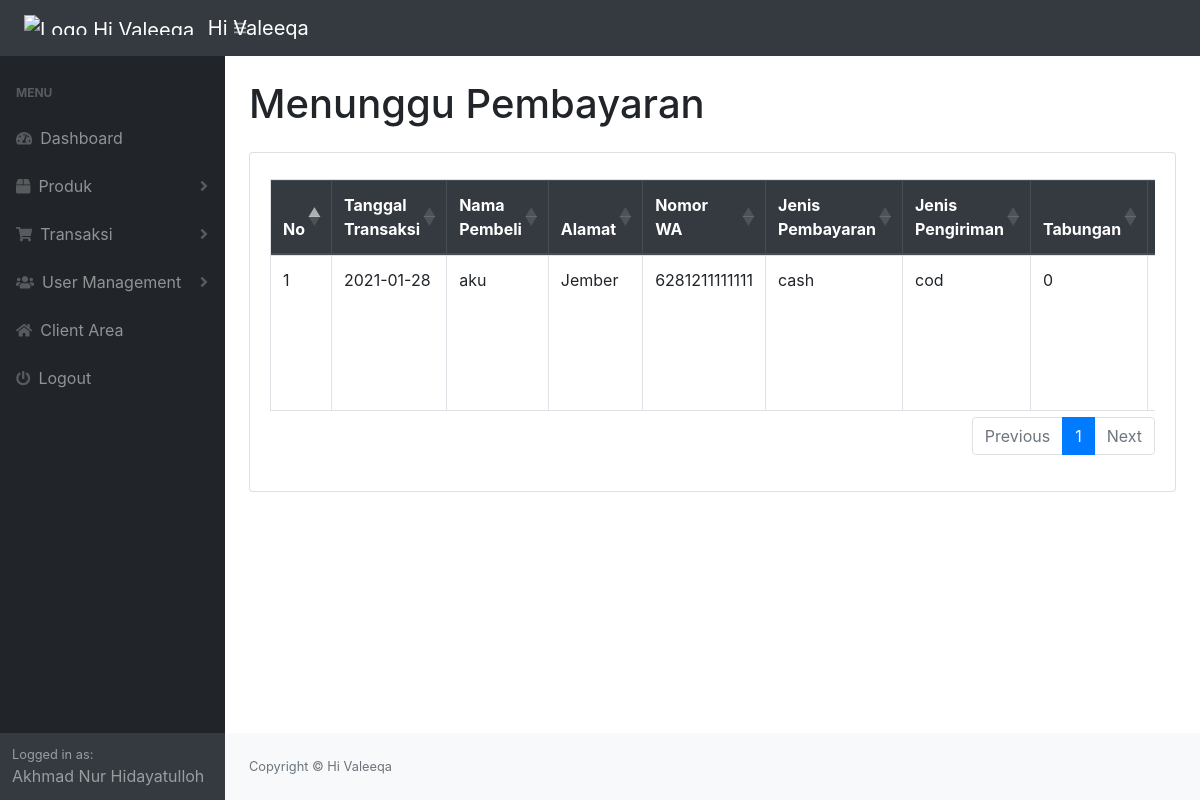
The app's page /admin/dist/menunggu-pembayaran.php (signed in) with its own data.
### tables this page shows
CREATE TABLE `transaksi` (
  `id_transaksi` int(11) NOT NULL,
  `id_user` int(11) NOT NULL,
  `jenis_pembayaran` varchar(15) NOT NULL,
  `jenis_pengiriman` varchar(15) NOT NULL,
  `tanggal_transaksi` date NOT NULL,
  `tabungan` int(11) NOT NULL,
  `total` int(11) NOT NULL,
  `status` varchar(15) NOT NULL,
  `resi` varchar(15) NOT NULL
);

CREATE TABLE `user` (
  `id_user` int(11) NOT NULL,
  `email` varchar(50) NOT NULL,
  `pass` varchar(50) NOT NULL,
  `nama` varchar(50) NOT NULL,
  `jenis_kelamin` varchar(1) NOT NULL,
  `alamat` text NOT NULL,
  `nomor_wa` varchar(15) NOT NULL,
  `level` int(1) NOT NULL,
  `lupa_password` varchar(5) NOT NULL
);

### admin/dist/menunggu-pembayaran.php (the view, shortened to what this page needs)
<?php include "sidebar.php" ?>
    <?php require_once "connection.php"; ?>
    <div class="container-fluid">
        <h1 class="my-4">Menunggu Pembayaran</h1>
        <div class="card mb-4">
            <div class="card-body">
                <div class="table-responsive">
                    <table class="table table-bordered" id="dataTable">
                        <thead class="thead-dark">
                            <tr>
                                <th>No</th>
                                <th>Tanggal Transaksi</th>
                                <th>Nama Pembeli</th>
                                <th>Alamat</th>
                                <th>Nomor WA</th>
                                <th>Jenis Pembayaran</th>
                                <th>Jenis Pengiriman</th>
                                <th>Tabungan</th>
                                <th>Total</th>
                            </tr>
                        </thead>
                        <?php
                            $sql = "SELECT * from transaksi inner join user on transaksi.id_user = user.id_user where status='belum bayar' and jenis_pembayaran='cash' order by tanggal_transaksi desc";
                            $query = mysqli_query($conn, $sql);
                            $batas = 10;
                            $halaman = isset($_GET["halaman"]) ? $_GET["halaman"]: 1;
                            $halaman_awal = $halaman>1 ? ($halaman * $batas) - $batas : 0;
                            $next = $halaman + 1;
                            $previous = $halaman - 1;
                            $total_data = mysqli_num_rows($query);
                            $total_halaman = ceil($total_data / $batas);
                            $nomor = $halaman_awal + 1;
                            $sql = $sql." LIMIT $halaman_awal, $batas";
                            $query = mysqli_query($conn, $sql);
                            while($data = mysqli_fetch_assoc($query)){
                        ?>
                                <tr>
                                    <td><?php echo $nomor; ?></td>
                                    <td><?php echo $data["tanggal_transaksi"]; ?></td>
                                    <td><?php echo $data["nama"]; ?></td>
                                    <td><?php echo $data["alamat"]; ?></td>
                                    <td><?php echo $data["nomor_wa"]; ?></td>
                                    <td><?php echo $data["jenis_pembayaran"]; ?></td>
                                    <td><?php echo $data["jenis_pengiriman"]; ?></td>
                                    <td><?php echo $data["tabungan"]; ?></td>
                                    <td><?php echo $data["total"]; ?></td>
                                </tr>
                        <?php
                                $nomor++;
                            }
                        ?>
                    </table>
                    <nav>
                        <ul class="pagination justify-content-end">
                            <?php
                                if($halaman == 1){
                                    echo "<li class='page-item disabled'><a class='page-link' href='#'>Previous</a></li>";
                                }else{
                                    echo "<li class='page-item'><a class='page-link' href='menunggu-pembayaran.php?halaman=$previous'>Previous</a></li>";
                                }
                            ?>
                            <?php
                                for($i=1; $i<=$total_halaman; $i++){
                                    if($halaman == $i){
                                        echo "<li class='page-item active'><a class='page-link' href='menunggu-pembayaran.php?halaman=$i'>$i</a></li>";
                                    }else{
                                        echo "<li class='page-item'><a class='page-link' href='menunggu-pembayaran.php?halaman=$i'>$i</a></li>";
                                    }
                                }
                            ?>
                            <?php
                                if($halaman == $total_halaman){
                                    echo "<li class='page-item disabled'><a class='page-link' href='#'>Next</a></li>";
                                }else{
                                    echo "<li class='page-item'><a class='page-link' href='menunggu-pembayaran.php?halaman=$next'>Next</a></li>";
                                }
                            ?>
                        </ul>
                    </nav>
                </div>
            </div>
        </div>
    </div>
<?php include "footer.php"; ?>

### records on screen
transaksi: tanggal_transaksi "2021-01-28", id_user.nama "aku", id_user.alamat "Jember", id_user.nomor_wa "6281211111111", jenis_pembayaran "cash", jenis_pengiriman "cod", tabungan "0"

### other values on screen
$_SESSION["nama"] "Akhmad Nur Hidayatulloh"
